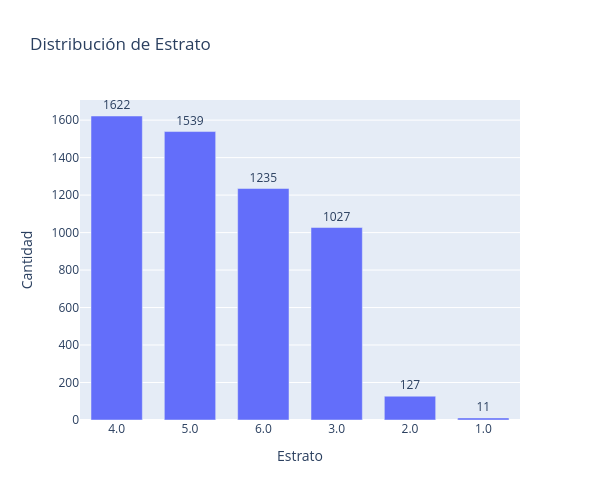

The notebook cell this image was saved under:
### Markdown cell above
### **Checamos la variable `Estrato`**

### Code cell
# Distribución general
conteo = df_filtrado["Estrato"].value_counts().sort_values(ascending=False).reset_index()
conteo.columns = ["Estrato", "Cantidad"]
conteo["Estrato"] = conteo["Estrato"].astype(str)

fig = px.bar(conteo, x="Estrato", y="Cantidad",
             text="Cantidad",
             title="Distribución de Estrato",
             labels={'Estrato': 'Estrato', 'Cantidad': 'Cantidad'},
             width=600, height=500)

fig.update_traces(textposition='outside')
fig.update_layout(bargap=0.3)
fig.show()

### Figure 1 — Plotly figure (JSON) as saved in the notebook; plotly's stock layout.template omitted (floating-point values rounded to 4 significant figures)
{"data": [{"hovertemplate": "Estrato=%{x}<br>Cantidad=%{text}<extra></extra>", "legendgroup": "", "marker": {"color": "#636efa", "pattern": {"shape": ""}}, "name": "", "orientation": "v", "showlegend": false, "text": [1622.0, 1539.0, 1235.0, 1027.0, 127.0, 11.0], "textposition": "outside", "type": "bar", "x": ["4.0", "5.0", "6.0", "3.0", "2.0", "1.0"], "xaxis": "x", "y": [1622, 1539, 1235, 1027, 127, 11], "yaxis": "y"}], "layout": {"bargap": 0.3, "barmode": "relative", "height": 500, "legend": {"tracegroupgap": 0}, "title": {"text": "Distribución de Estrato"}, "width": 600, "xaxis": {"anchor": "y", "domain": [0, 1], "title": {"text": "Estrato"}}, "yaxis": {"anchor": "x", "domain": [0, 1], "title": {"text": "Cantidad"}}}}
